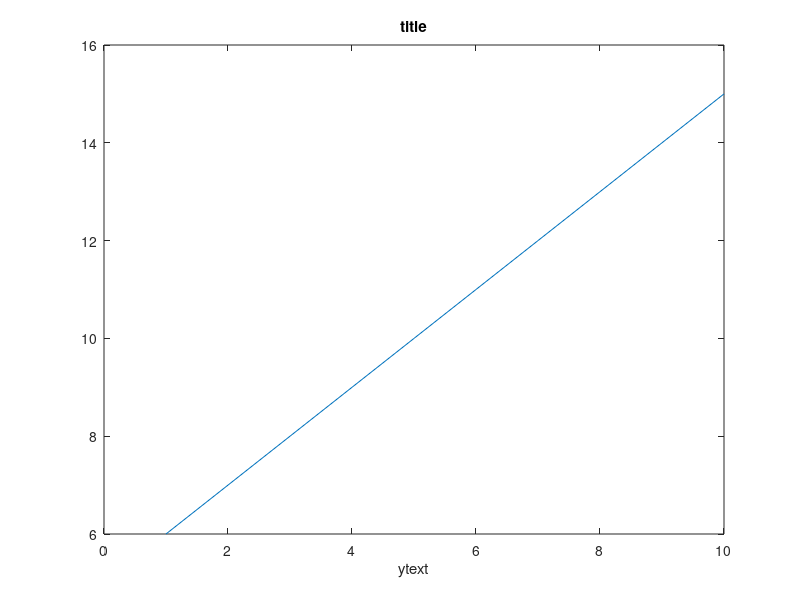

The MATLAB script that drew this image:
% Plot the function y = x + 5 at the integers from 1 to 10 with labels and a title

x = 1:10;
y = x + 5;

plot(x, y);
xlabel('xtext');
xlabel('ytext');
title('title');
